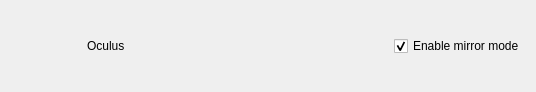
<?xml version="1.0" encoding="UTF-8"?>
<ui version="4.0">
 <class>OculusSettingsWidget</class>
 <widget class="QWidget" name="OculusSettingsWidget">
  <property name="geometry">
   <rect>
    <x>0</x>
    <y>0</y>
    <width>536</width>
    <height>88</height>
   </rect>
  </property>
  <layout class="QHBoxLayout" name="horizontalLayout">
   <item>
    <widget class="QLabel" name="oculusLabel">
     <property name="minimumSize">
      <size>
       <width>70</width>
       <height>70</height>
      </size>
     </property>
     <property name="maximumSize">
      <size>
       <width>70</width>
       <height>70</height>
      </size>
     </property>
     <property name="scaledContents">
      <bool>true</bool>
     </property>
     <property name="alignment">
      <set>Qt::AlignCenter</set>
     </property>
    </widget>
   </item>
   <item>
    <widget class="QLabel" name="label">
     <property name="text">
      <string>Oculus</string>
     </property>
    </widget>
   </item>
   <item>
    <spacer name="horizontalSpacer">
     <property name="orientation">
      <enum>Qt::Horizontal</enum>
     </property>
     <property name="sizeHint" stdset="0">
      <size>
       <width>40</width>
       <height>20</height>
      </size>
     </property>
    </spacer>
   </item>
   <item>
    <widget class="QCheckBox" name="mirrorModeEnabledBox">
     <property name="minimumSize">
      <size>
       <width>0</width>
       <height>40</height>
      </size>
     </property>
     <property name="maximumSize">
      <size>
       <width>16777215</width>
       <height>40</height>
      </size>
     </property>
     <property name="focusPolicy">
      <enum>Qt::TabFocus</enum>
     </property>
     <property name="text">
      <string>Enable mirror mode</string>
     </property>
     <property name="checked">
      <bool>true</bool>
     </property>
    </widget>
   </item>
  </layout>
 </widget>
 <resources/>
 <connections/>
</ui>
